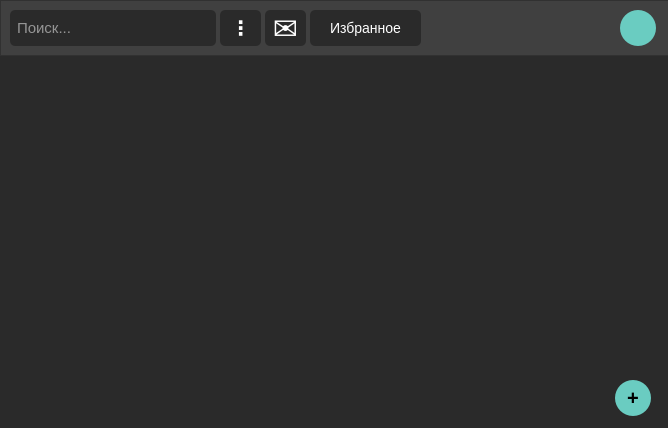
<?xml version="1.0" encoding="UTF-8"?>
<ui version="4.0">
 <class>autorization_mainwindow</class>
 <widget class="QDialog" name="autorization_mainwindow">
  <property name="geometry">
   <rect>
    <x>0</x>
    <y>0</y>
    <width>668</width>
    <height>428</height>
   </rect>
  </property>
  <property name="minimumSize">
   <size>
    <width>668</width>
    <height>428</height>
   </size>
  </property>
  <property name="maximumSize">
   <size>
    <width>668</width>
    <height>428</height>
   </size>
  </property>
  <property name="windowTitle">
   <string>App sale</string>
  </property>
  <widget class="QListWidget" name="listWidget">
   <property name="geometry">
    <rect>
     <x>0</x>
     <y>55</y>
     <width>671</width>
     <height>376</height>
    </rect>
   </property>
   <property name="font">
    <font>
     <pointsize>-1</pointsize>
     <weight>50</weight>
     <bold>false</bold>
    </font>
   </property>
   <property name="styleSheet">
    <string notr="true">QListWidget {
	border: none;
	font-size:15px;
	background-color: #2a2a2a;
	color: white;
	padding: 5px 7px;;
}

QListWidget::item {
	padding: 2 px 6px;
}</string>
   </property>
  </widget>
  <widget class="QFrame" name="frame">
   <property name="geometry">
    <rect>
     <x>0</x>
     <y>0</y>
     <width>671</width>
     <height>56</height>
    </rect>
   </property>
   <property name="styleSheet">
    <string notr="true">background-color: #404040</string>
   </property>
   <property name="frameShape">
    <enum>QFrame::StyledPanel</enum>
   </property>
   <property name="frameShadow">
    <enum>QFrame::Raised</enum>
   </property>
   <widget class="QLineEdit" name="lineEdit">
    <property name="geometry">
     <rect>
      <x>10</x>
      <y>10</y>
      <width>206</width>
      <height>36</height>
     </rect>
    </property>
    <property name="font">
     <font>
      <pointsize>11</pointsize>
     </font>
    </property>
    <property name="styleSheet">
     <string notr="true">padding:2px 5px;
height: 28px;
color: white;
background-color: #2a2a2a;
border-radius: 5px;
border: none;</string>
    </property>
    <property name="placeholderText">
     <string>Поиск...</string>
    </property>
    <property name="clearButtonEnabled">
     <bool>true</bool>
    </property>
   </widget>
   <widget class="QPushButton" name="pushButton">
    <property name="geometry">
     <rect>
      <x>310</x>
      <y>10</y>
      <width>111</width>
      <height>36</height>
     </rect>
    </property>
    <property name="styleSheet">
     <string notr="true">QPushButton {
	padding: 2px;
	font-size: 14px;
	height: 28px;
	color: white;
	background-color: #2a2a2a;
	border-radius: 5px;
}
QPushButton::hover {
	background-color: #949494;
}</string>
    </property>
    <property name="text">
     <string>Избранное</string>
    </property>
   </widget>
   <widget class="QPushButton" name="pushButton_2">
    <property name="geometry">
     <rect>
      <x>620</x>
      <y>10</y>
      <width>36</width>
      <height>36</height>
     </rect>
    </property>
    <property name="font">
     <font>
      <pointsize>-1</pointsize>
      <weight>75</weight>
      <bold>true</bold>
     </font>
    </property>
    <property name="styleSheet">
     <string notr="true">QPushButton {
	padding: 2px;
	font-size: 18px;
	height: 28px;
	color: black;
	background-color: #6accc1;
	border-radius: 18px;
}

QPushButton::hover {
	background-color: #55ada3;
}</string>
    </property>
    <property name="text">
     <string/>
    </property>
   </widget>
   <widget class="QLabel" name="label">
    <property name="geometry">
     <rect>
      <x>430</x>
      <y>20</y>
      <width>176</width>
      <height>16</height>
     </rect>
    </property>
    <property name="font">
     <font>
      <pointsize>-1</pointsize>
      <weight>75</weight>
      <bold>true</bold>
     </font>
    </property>
    <property name="styleSheet">
     <string notr="true">font-size: 15px;
color: white;</string>
    </property>
    <property name="text">
     <string/>
    </property>
    <property name="alignment">
     <set>Qt::AlignRight|Qt::AlignTrailing|Qt::AlignVCenter</set>
    </property>
   </widget>
   <widget class="QPushButton" name="pushButton_3">
    <property name="geometry">
     <rect>
      <x>220</x>
      <y>10</y>
      <width>41</width>
      <height>36</height>
     </rect>
    </property>
    <property name="font">
     <font>
      <pointsize>-1</pointsize>
      <weight>75</weight>
      <bold>true</bold>
     </font>
    </property>
    <property name="styleSheet">
     <string notr="true">QPushButton {
	padding: 2px;
	font-size: 20px;
	height: 28px;
	color: white;
	background-color: #2a2a2a;
	border-radius: 5px;
}
QPushButton::hover {
	background-color: #949494;
}</string>
    </property>
    <property name="text">
     <string>⋮</string>
    </property>
   </widget>
   <widget class="QPushButton" name="pushButton_5">
    <property name="geometry">
     <rect>
      <x>265</x>
      <y>10</y>
      <width>41</width>
      <height>36</height>
     </rect>
    </property>
    <property name="font">
     <font>
      <pointsize>-1</pointsize>
      <weight>75</weight>
      <bold>true</bold>
     </font>
    </property>
    <property name="styleSheet">
     <string notr="true">QPushButton {
	padding-top: 2px;
	font-size: 30px;
	height: 28px;
	color: white;
	background-color: #2a2a2a;
	border-radius: 5px;
}
QPushButton::hover {
	background-color: #949494;
}</string>
    </property>
    <property name="text">
     <string>✉</string>
    </property>
   </widget>
  </widget>
  <widget class="QPushButton" name="pushButton_4">
   <property name="geometry">
    <rect>
     <x>615</x>
     <y>380</y>
     <width>36</width>
     <height>36</height>
    </rect>
   </property>
   <property name="font">
    <font>
     <pointsize>-1</pointsize>
     <weight>75</weight>
     <bold>true</bold>
    </font>
   </property>
   <property name="styleSheet">
    <string notr="true">QPushButton {
	padding: 2px;
	font-size: 20px;
	height: 28px;
	color: black;
	background-color: #6accc1;
	border-radius: 18px;
}

QPushButton::hover {
	background-color: #55ada3;
}</string>
   </property>
   <property name="text">
    <string>+</string>
   </property>
  </widget>
 </widget>
 <resources/>
 <connections/>
</ui>
